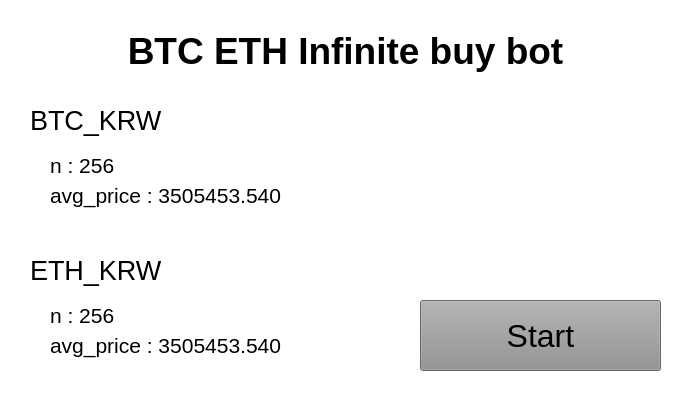
<?xml version="1.0" encoding="UTF-8"?>
<ui version="4.0">
 <class>MainWindow</class>
 <widget class="QMainWindow" name="MainWindow">
  <property name="geometry">
   <rect>
    <x>0</x>
    <y>0</y>
    <width>700</width>
    <height>400</height>
   </rect>
  </property>
  <property name="sizePolicy">
   <sizepolicy hsizetype="Fixed" vsizetype="Fixed">
    <horstretch>0</horstretch>
    <verstretch>0</verstretch>
   </sizepolicy>
  </property>
  <property name="palette">
   <palette>
    <active>
     <colorrole role="WindowText">
      <brush brushstyle="SolidPattern">
       <color alpha="255">
        <red>0</red>
        <green>0</green>
        <blue>0</blue>
       </color>
      </brush>
     </colorrole>
     <colorrole role="Button">
      <brush brushstyle="SolidPattern">
       <color alpha="255">
        <red>255</red>
        <green>255</green>
        <blue>255</blue>
       </color>
      </brush>
     </colorrole>
     <colorrole role="Light">
      <brush brushstyle="SolidPattern">
       <color alpha="255">
        <red>255</red>
        <green>255</green>
        <blue>255</blue>
       </color>
      </brush>
     </colorrole>
     <colorrole role="Midlight">
      <brush brushstyle="SolidPattern">
       <color alpha="255">
        <red>255</red>
        <green>255</green>
        <blue>255</blue>
       </color>
      </brush>
     </colorrole>
     <colorrole role="Dark">
      <brush brushstyle="SolidPattern">
       <color alpha="255">
        <red>127</red>
        <green>127</green>
        <blue>127</blue>
       </color>
      </brush>
     </colorrole>
     <colorrole role="Mid">
      <brush brushstyle="SolidPattern">
       <color alpha="255">
        <red>170</red>
        <green>170</green>
        <blue>170</blue>
       </color>
      </brush>
     </colorrole>
     <colorrole role="Text">
      <brush brushstyle="SolidPattern">
       <color alpha="255">
        <red>0</red>
        <green>0</green>
        <blue>0</blue>
       </color>
      </brush>
     </colorrole>
     <colorrole role="BrightText">
      <brush brushstyle="SolidPattern">
       <color alpha="255">
        <red>255</red>
        <green>255</green>
        <blue>255</blue>
       </color>
      </brush>
     </colorrole>
     <colorrole role="ButtonText">
      <brush brushstyle="SolidPattern">
       <color alpha="255">
        <red>0</red>
        <green>0</green>
        <blue>0</blue>
       </color>
      </brush>
     </colorrole>
     <colorrole role="Base">
      <brush brushstyle="SolidPattern">
       <color alpha="255">
        <red>255</red>
        <green>255</green>
        <blue>255</blue>
       </color>
      </brush>
     </colorrole>
     <colorrole role="Window">
      <brush brushstyle="SolidPattern">
       <color alpha="255">
        <red>255</red>
        <green>255</green>
        <blue>255</blue>
       </color>
      </brush>
     </colorrole>
     <colorrole role="Shadow">
      <brush brushstyle="SolidPattern">
       <color alpha="255">
        <red>0</red>
        <green>0</green>
        <blue>0</blue>
       </color>
      </brush>
     </colorrole>
     <colorrole role="AlternateBase">
      <brush brushstyle="SolidPattern">
       <color alpha="255">
        <red>255</red>
        <green>255</green>
        <blue>255</blue>
       </color>
      </brush>
     </colorrole>
     <colorrole role="ToolTipBase">
      <brush brushstyle="SolidPattern">
       <color alpha="255">
        <red>255</red>
        <green>255</green>
        <blue>220</blue>
       </color>
      </brush>
     </colorrole>
     <colorrole role="ToolTipText">
      <brush brushstyle="SolidPattern">
       <color alpha="255">
        <red>0</red>
        <green>0</green>
        <blue>0</blue>
       </color>
      </brush>
     </colorrole>
    </active>
    <inactive>
     <colorrole role="WindowText">
      <brush brushstyle="SolidPattern">
       <color alpha="255">
        <red>0</red>
        <green>0</green>
        <blue>0</blue>
       </color>
      </brush>
     </colorrole>
     <colorrole role="Button">
      <brush brushstyle="SolidPattern">
       <color alpha="255">
        <red>255</red>
        <green>255</green>
        <blue>255</blue>
       </color>
      </brush>
     </colorrole>
     <colorrole role="Light">
      <brush brushstyle="SolidPattern">
       <color alpha="255">
        <red>255</red>
        <green>255</green>
        <blue>255</blue>
       </color>
      </brush>
     </colorrole>
     <colorrole role="Midlight">
      <brush brushstyle="SolidPattern">
       <color alpha="255">
        <red>255</red>
        <green>255</green>
        <blue>255</blue>
       </color>
      </brush>
     </colorrole>
     <colorrole role="Dark">
      <brush brushstyle="SolidPattern">
       <color alpha="255">
        <red>127</red>
        <green>127</green>
        <blue>127</blue>
       </color>
      </brush>
     </colorrole>
     <colorrole role="Mid">
      <brush brushstyle="SolidPattern">
       <color alpha="255">
        <red>170</red>
        <green>170</green>
        <blue>170</blue>
       </color>
      </brush>
     </colorrole>
     <colorrole role="Text">
      <brush brushstyle="SolidPattern">
       <color alpha="255">
        <red>0</red>
        <green>0</green>
        <blue>0</blue>
       </color>
      </brush>
     </colorrole>
     <colorrole role="BrightText">
      <brush brushstyle="SolidPattern">
       <color alpha="255">
        <red>255</red>
        <green>255</green>
        <blue>255</blue>
       </color>
      </brush>
     </colorrole>
     <colorrole role="ButtonText">
      <brush brushstyle="SolidPattern">
       <color alpha="255">
        <red>0</red>
        <green>0</green>
        <blue>0</blue>
       </color>
      </brush>
     </colorrole>
     <colorrole role="Base">
      <brush brushstyle="SolidPattern">
       <color alpha="255">
        <red>255</red>
        <green>255</green>
        <blue>255</blue>
       </color>
      </brush>
     </colorrole>
     <colorrole role="Window">
      <brush brushstyle="SolidPattern">
       <color alpha="255">
        <red>255</red>
        <green>255</green>
        <blue>255</blue>
       </color>
      </brush>
     </colorrole>
     <colorrole role="Shadow">
      <brush brushstyle="SolidPattern">
       <color alpha="255">
        <red>0</red>
        <green>0</green>
        <blue>0</blue>
       </color>
      </brush>
     </colorrole>
     <colorrole role="AlternateBase">
      <brush brushstyle="SolidPattern">
       <color alpha="255">
        <red>255</red>
        <green>255</green>
        <blue>255</blue>
       </color>
      </brush>
     </colorrole>
     <colorrole role="ToolTipBase">
      <brush brushstyle="SolidPattern">
       <color alpha="255">
        <red>255</red>
        <green>255</green>
        <blue>220</blue>
       </color>
      </brush>
     </colorrole>
     <colorrole role="ToolTipText">
      <brush brushstyle="SolidPattern">
       <color alpha="255">
        <red>0</red>
        <green>0</green>
        <blue>0</blue>
       </color>
      </brush>
     </colorrole>
    </inactive>
    <disabled>
     <colorrole role="WindowText">
      <brush brushstyle="SolidPattern">
       <color alpha="255">
        <red>127</red>
        <green>127</green>
        <blue>127</blue>
       </color>
      </brush>
     </colorrole>
     <colorrole role="Button">
      <brush brushstyle="SolidPattern">
       <color alpha="255">
        <red>255</red>
        <green>255</green>
        <blue>255</blue>
       </color>
      </brush>
     </colorrole>
     <colorrole role="Light">
      <brush brushstyle="SolidPattern">
       <color alpha="255">
        <red>255</red>
        <green>255</green>
        <blue>255</blue>
       </color>
      </brush>
     </colorrole>
     <colorrole role="Midlight">
      <brush brushstyle="SolidPattern">
       <color alpha="255">
        <red>255</red>
        <green>255</green>
        <blue>255</blue>
       </color>
      </brush>
     </colorrole>
     <colorrole role="Dark">
      <brush brushstyle="SolidPattern">
       <color alpha="255">
        <red>127</red>
        <green>127</green>
        <blue>127</blue>
       </color>
      </brush>
     </colorrole>
     <colorrole role="Mid">
      <brush brushstyle="SolidPattern">
       <color alpha="255">
        <red>170</red>
        <green>170</green>
        <blue>170</blue>
       </color>
      </brush>
     </colorrole>
     <colorrole role="Text">
      <brush brushstyle="SolidPattern">
       <color alpha="255">
        <red>127</red>
        <green>127</green>
        <blue>127</blue>
       </color>
      </brush>
     </colorrole>
     <colorrole role="BrightText">
      <brush brushstyle="SolidPattern">
       <color alpha="255">
        <red>255</red>
        <green>255</green>
        <blue>255</blue>
       </color>
      </brush>
     </colorrole>
     <colorrole role="ButtonText">
      <brush brushstyle="SolidPattern">
       <color alpha="255">
        <red>127</red>
        <green>127</green>
        <blue>127</blue>
       </color>
      </brush>
     </colorrole>
     <colorrole role="Base">
      <brush brushstyle="SolidPattern">
       <color alpha="255">
        <red>255</red>
        <green>255</green>
        <blue>255</blue>
       </color>
      </brush>
     </colorrole>
     <colorrole role="Window">
      <brush brushstyle="SolidPattern">
       <color alpha="255">
        <red>255</red>
        <green>255</green>
        <blue>255</blue>
       </color>
      </brush>
     </colorrole>
     <colorrole role="Shadow">
      <brush brushstyle="SolidPattern">
       <color alpha="255">
        <red>0</red>
        <green>0</green>
        <blue>0</blue>
       </color>
      </brush>
     </colorrole>
     <colorrole role="AlternateBase">
      <brush brushstyle="SolidPattern">
       <color alpha="255">
        <red>255</red>
        <green>255</green>
        <blue>255</blue>
       </color>
      </brush>
     </colorrole>
     <colorrole role="ToolTipBase">
      <brush brushstyle="SolidPattern">
       <color alpha="255">
        <red>255</red>
        <green>255</green>
        <blue>220</blue>
       </color>
      </brush>
     </colorrole>
     <colorrole role="ToolTipText">
      <brush brushstyle="SolidPattern">
       <color alpha="255">
        <red>0</red>
        <green>0</green>
        <blue>0</blue>
       </color>
      </brush>
     </colorrole>
    </disabled>
   </palette>
  </property>
  <property name="windowTitle">
   <string>MainWindow</string>
  </property>
  <widget class="QWidget" name="centralwidget">
   <property name="palette">
    <palette>
     <active>
      <colorrole role="WindowText">
       <brush brushstyle="SolidPattern">
        <color alpha="255">
         <red>0</red>
         <green>0</green>
         <blue>0</blue>
        </color>
       </brush>
      </colorrole>
      <colorrole role="Button">
       <brush brushstyle="SolidPattern">
        <color alpha="255">
         <red>145</red>
         <green>145</green>
         <blue>145</blue>
        </color>
       </brush>
      </colorrole>
      <colorrole role="Light">
       <brush brushstyle="SolidPattern">
        <color alpha="255">
         <red>218</red>
         <green>218</green>
         <blue>218</blue>
        </color>
       </brush>
      </colorrole>
      <colorrole role="Midlight">
       <brush brushstyle="SolidPattern">
        <color alpha="255">
         <red>181</red>
         <green>181</green>
         <blue>181</blue>
        </color>
       </brush>
      </colorrole>
      <colorrole role="Dark">
       <brush brushstyle="SolidPattern">
        <color alpha="255">
         <red>72</red>
         <green>72</green>
         <blue>72</blue>
        </color>
       </brush>
      </colorrole>
      <colorrole role="Mid">
       <brush brushstyle="SolidPattern">
        <color alpha="255">
         <red>97</red>
         <green>97</green>
         <blue>97</blue>
        </color>
       </brush>
      </colorrole>
      <colorrole role="Text">
       <brush brushstyle="SolidPattern">
        <color alpha="255">
         <red>0</red>
         <green>0</green>
         <blue>0</blue>
        </color>
       </brush>
      </colorrole>
      <colorrole role="BrightText">
       <brush brushstyle="SolidPattern">
        <color alpha="255">
         <red>255</red>
         <green>255</green>
         <blue>255</blue>
        </color>
       </brush>
      </colorrole>
      <colorrole role="ButtonText">
       <brush brushstyle="SolidPattern">
        <color alpha="255">
         <red>0</red>
         <green>0</green>
         <blue>0</blue>
        </color>
       </brush>
      </colorrole>
      <colorrole role="Base">
       <brush brushstyle="SolidPattern">
        <color alpha="255">
         <red>255</red>
         <green>255</green>
         <blue>255</blue>
        </color>
       </brush>
      </colorrole>
      <colorrole role="Window">
       <brush brushstyle="SolidPattern">
        <color alpha="255">
         <red>145</red>
         <green>145</green>
         <blue>145</blue>
        </color>
       </brush>
      </colorrole>
      <colorrole role="Shadow">
       <brush brushstyle="SolidPattern">
        <color alpha="255">
         <red>0</red>
         <green>0</green>
         <blue>0</blue>
        </color>
       </brush>
      </colorrole>
      <colorrole role="AlternateBase">
       <brush brushstyle="SolidPattern">
        <color alpha="255">
         <red>200</red>
         <green>200</green>
         <blue>200</blue>
        </color>
       </brush>
      </colorrole>
      <colorrole role="ToolTipBase">
       <brush brushstyle="SolidPattern">
        <color alpha="255">
         <red>255</red>
         <green>255</green>
         <blue>220</blue>
        </color>
       </brush>
      </colorrole>
      <colorrole role="ToolTipText">
       <brush brushstyle="SolidPattern">
        <color alpha="255">
         <red>0</red>
         <green>0</green>
         <blue>0</blue>
        </color>
       </brush>
      </colorrole>
     </active>
     <inactive>
      <colorrole role="WindowText">
       <brush brushstyle="SolidPattern">
        <color alpha="255">
         <red>0</red>
         <green>0</green>
         <blue>0</blue>
        </color>
       </brush>
      </colorrole>
      <colorrole role="Button">
       <brush brushstyle="SolidPattern">
        <color alpha="255">
         <red>145</red>
         <green>145</green>
         <blue>145</blue>
        </color>
       </brush>
      </colorrole>
      <colorrole role="Light">
       <brush brushstyle="SolidPattern">
        <color alpha="255">
         <red>218</red>
         <green>218</green>
         <blue>218</blue>
        </color>
       </brush>
      </colorrole>
      <colorrole role="Midlight">
       <brush brushstyle="SolidPattern">
        <color alpha="255">
         <red>181</red>
         <green>181</green>
         <blue>181</blue>
        </color>
       </brush>
      </colorrole>
      <colorrole role="Dark">
       <brush brushstyle="SolidPattern">
        <color alpha="255">
         <red>72</red>
         <green>72</green>
         <blue>72</blue>
        </color>
       </brush>
      </colorrole>
      <colorrole role="Mid">
       <brush brushstyle="SolidPattern">
        <color alpha="255">
         <red>97</red>
         <green>97</green>
         <blue>97</blue>
        </color>
       </brush>
      </colorrole>
      <colorrole role="Text">
       <brush brushstyle="SolidPattern">
        <color alpha="255">
         <red>0</red>
         <green>0</green>
         <blue>0</blue>
        </color>
       </brush>
      </colorrole>
      <colorrole role="BrightText">
       <brush brushstyle="SolidPattern">
        <color alpha="255">
         <red>255</red>
         <green>255</green>
         <blue>255</blue>
        </color>
       </brush>
      </colorrole>
      <colorrole role="ButtonText">
       <brush brushstyle="SolidPattern">
        <color alpha="255">
         <red>0</red>
         <green>0</green>
         <blue>0</blue>
        </color>
       </brush>
      </colorrole>
      <colorrole role="Base">
       <brush brushstyle="SolidPattern">
        <color alpha="255">
         <red>255</red>
         <green>255</green>
         <blue>255</blue>
        </color>
       </brush>
      </colorrole>
      <colorrole role="Window">
       <brush brushstyle="SolidPattern">
        <color alpha="255">
         <red>145</red>
         <green>145</green>
         <blue>145</blue>
        </color>
       </brush>
      </colorrole>
      <colorrole role="Shadow">
       <brush brushstyle="SolidPattern">
        <color alpha="255">
         <red>0</red>
         <green>0</green>
         <blue>0</blue>
        </color>
       </brush>
      </colorrole>
      <colorrole role="AlternateBase">
       <brush brushstyle="SolidPattern">
        <color alpha="255">
         <red>200</red>
         <green>200</green>
         <blue>200</blue>
        </color>
       </brush>
      </colorrole>
      <colorrole role="ToolTipBase">
       <brush brushstyle="SolidPattern">
        <color alpha="255">
         <red>255</red>
         <green>255</green>
         <blue>220</blue>
        </color>
       </brush>
      </colorrole>
      <colorrole role="ToolTipText">
       <brush brushstyle="SolidPattern">
        <color alpha="255">
         <red>0</red>
         <green>0</green>
         <blue>0</blue>
        </color>
       </brush>
      </colorrole>
     </inactive>
     <disabled>
      <colorrole role="WindowText">
       <brush brushstyle="SolidPattern">
        <color alpha="255">
         <red>72</red>
         <green>72</green>
         <blue>72</blue>
        </color>
       </brush>
      </colorrole>
      <colorrole role="Button">
       <brush brushstyle="SolidPattern">
        <color alpha="255">
         <red>145</red>
         <green>145</green>
         <blue>145</blue>
        </color>
       </brush>
      </colorrole>
      <colorrole role="Light">
       <brush brushstyle="SolidPattern">
        <color alpha="255">
         <red>218</red>
         <green>218</green>
         <blue>218</blue>
        </color>
       </brush>
      </colorrole>
      <colorrole role="Midlight">
       <brush brushstyle="SolidPattern">
        <color alpha="255">
         <red>181</red>
         <green>181</green>
         <blue>181</blue>
        </color>
       </brush>
      </colorrole>
      <colorrole role="Dark">
       <brush brushstyle="SolidPattern">
        <color alpha="255">
         <red>72</red>
         <green>72</green>
         <blue>72</blue>
        </color>
       </brush>
      </colorrole>
      <colorrole role="Mid">
       <brush brushstyle="SolidPattern">
        <color alpha="255">
         <red>97</red>
         <green>97</green>
         <blue>97</blue>
        </color>
       </brush>
      </colorrole>
      <colorrole role="Text">
       <brush brushstyle="SolidPattern">
        <color alpha="255">
         <red>72</red>
         <green>72</green>
         <blue>72</blue>
        </color>
       </brush>
      </colorrole>
      <colorrole role="BrightText">
       <brush brushstyle="SolidPattern">
        <color alpha="255">
         <red>255</red>
         <green>255</green>
         <blue>255</blue>
        </color>
       </brush>
      </colorrole>
      <colorrole role="ButtonText">
       <brush brushstyle="SolidPattern">
        <color alpha="255">
         <red>72</red>
         <green>72</green>
         <blue>72</blue>
        </color>
       </brush>
      </colorrole>
      <colorrole role="Base">
       <brush brushstyle="SolidPattern">
        <color alpha="255">
         <red>145</red>
         <green>145</green>
         <blue>145</blue>
        </color>
       </brush>
      </colorrole>
      <colorrole role="Window">
       <brush brushstyle="SolidPattern">
        <color alpha="255">
         <red>145</red>
         <green>145</green>
         <blue>145</blue>
        </color>
       </brush>
      </colorrole>
      <colorrole role="Shadow">
       <brush brushstyle="SolidPattern">
        <color alpha="255">
         <red>0</red>
         <green>0</green>
         <blue>0</blue>
        </color>
       </brush>
      </colorrole>
      <colorrole role="AlternateBase">
       <brush brushstyle="SolidPattern">
        <color alpha="255">
         <red>145</red>
         <green>145</green>
         <blue>145</blue>
        </color>
       </brush>
      </colorrole>
      <colorrole role="ToolTipBase">
       <brush brushstyle="SolidPattern">
        <color alpha="255">
         <red>255</red>
         <green>255</green>
         <blue>220</blue>
        </color>
       </brush>
      </colorrole>
      <colorrole role="ToolTipText">
       <brush brushstyle="SolidPattern">
        <color alpha="255">
         <red>0</red>
         <green>0</green>
         <blue>0</blue>
        </color>
       </brush>
      </colorrole>
     </disabled>
    </palette>
   </property>
   <widget class="QPushButton" name="startButton">
    <property name="geometry">
     <rect>
      <x>420</x>
      <y>300</y>
      <width>241</width>
      <height>71</height>
     </rect>
    </property>
    <property name="font">
     <font>
      <family>Arial</family>
      <pointsize>24</pointsize>
      <weight>50</weight>
      <bold>false</bold>
     </font>
    </property>
    <property name="text">
     <string>Start</string>
    </property>
   </widget>
   <widget class="QLabel" name="title">
    <property name="geometry">
     <rect>
      <x>40</x>
      <y>20</y>
      <width>611</width>
      <height>61</height>
     </rect>
    </property>
    <property name="font">
     <font>
      <family>Arial</family>
      <pointsize>28</pointsize>
      <weight>75</weight>
      <bold>true</bold>
     </font>
    </property>
    <property name="text">
     <string>BTC ETH Infinite buy bot</string>
    </property>
    <property name="alignment">
     <set>Qt::AlignCenter</set>
    </property>
   </widget>
   <widget class="QLabel" name="label">
    <property name="geometry">
     <rect>
      <x>30</x>
      <y>100</y>
      <width>171</width>
      <height>41</height>
     </rect>
    </property>
    <property name="font">
     <font>
      <family>Arial</family>
      <pointsize>20</pointsize>
     </font>
    </property>
    <property name="text">
     <string>BTC_KRW</string>
    </property>
   </widget>
   <widget class="QLabel" name="label_2">
    <property name="geometry">
     <rect>
      <x>30</x>
      <y>250</y>
      <width>171</width>
      <height>41</height>
     </rect>
    </property>
    <property name="font">
     <font>
      <family>Arial</family>
      <pointsize>20</pointsize>
     </font>
    </property>
    <property name="text">
     <string>ETH_KRW</string>
    </property>
   </widget>
   <widget class="QLabel" name="btcN">
    <property name="geometry">
     <rect>
      <x>50</x>
      <y>150</y>
      <width>181</width>
      <height>31</height>
     </rect>
    </property>
    <property name="font">
     <font>
      <family>Arial</family>
      <pointsize>16</pointsize>
     </font>
    </property>
    <property name="text">
     <string>n : 256</string>
    </property>
   </widget>
   <widget class="QLabel" name="btcAvg">
    <property name="geometry">
     <rect>
      <x>50</x>
      <y>180</y>
      <width>331</width>
      <height>31</height>
     </rect>
    </property>
    <property name="font">
     <font>
      <family>Arial</family>
      <pointsize>16</pointsize>
     </font>
    </property>
    <property name="text">
     <string>avg_price : 3505453.540</string>
    </property>
   </widget>
   <widget class="QLabel" name="ethN">
    <property name="geometry">
     <rect>
      <x>50</x>
      <y>300</y>
      <width>181</width>
      <height>31</height>
     </rect>
    </property>
    <property name="font">
     <font>
      <family>Arial</family>
      <pointsize>16</pointsize>
     </font>
    </property>
    <property name="text">
     <string>n : 256</string>
    </property>
   </widget>
   <widget class="QLabel" name="ethAvg">
    <property name="geometry">
     <rect>
      <x>50</x>
      <y>330</y>
      <width>331</width>
      <height>31</height>
     </rect>
    </property>
    <property name="font">
     <font>
      <family>Arial</family>
      <pointsize>16</pointsize>
     </font>
    </property>
    <property name="text">
     <string>avg_price : 3505453.540</string>
    </property>
   </widget>
  </widget>
 </widget>
 <resources/>
 <connections/>
</ui>
